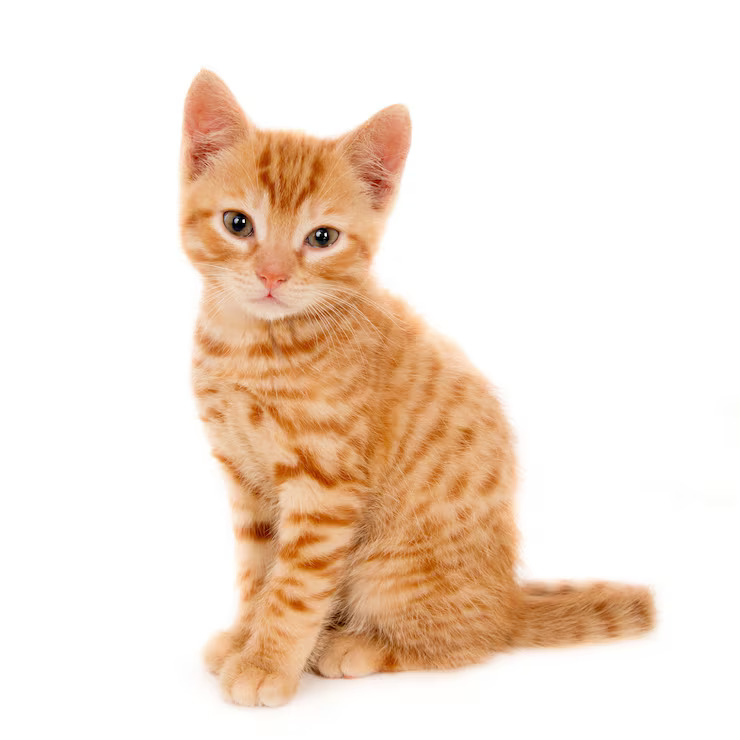
#> input picture imagethresholding/cat2.jpg, 740 x 740 px, found by its file name
$ python 'image histogram (230526) .py'
#> lines starting #> are read from the running program, lines starting #| are printed output that depends on the picture
### shows the distribution of pixel intensities
### needed for thresholding, equalisation and enhancement, color analysis and segmentation
### count the number of pixels from 0 to 255

import cv2
import numpy as np #handles arrays and mathematical operations.
import matplotlib.pyplot as plt #Matplotlib’s plotting tools, used for displaying images, graphs and charts
import os #used for file paths, folders, checking files, navigating directories


def grayHistogram():
    image = cv2.imread("cat2.jpg")
#> image is the input picture: shape (740, 740, 3); mean B, G, R 212.4, 226.6, 243.7
    gray = cv2.cvtColor(image,cv2.COLOR_BGR2GRAY)
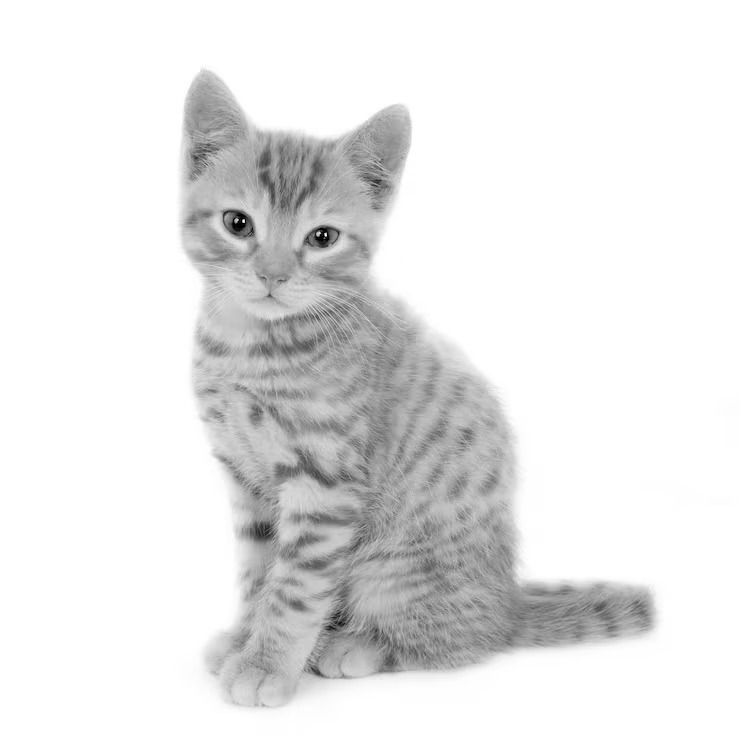
#> gray: shape (740, 740); min 0, max 255, mean 230.1
    cv2.imwrite("cat2_gray.jpg",gray) #save gray image

    hist = cv2.calcHist([gray],[0],None,[256],[0,256])
#> hist = 256 values, max 363095 at index 255, min 0 at index 33, mean 2139.1
    plt.figure()
    plt.plot(hist)
    plt.xlabel('bins')
    plt.ylabel('# of pixels')
    plt.title("Gray image histogram")
    plt.xlim(0, 250) ### limit to 250 as 250 and above are all white background pixels
    plt.ylim(0, 10000)
    plt.show()
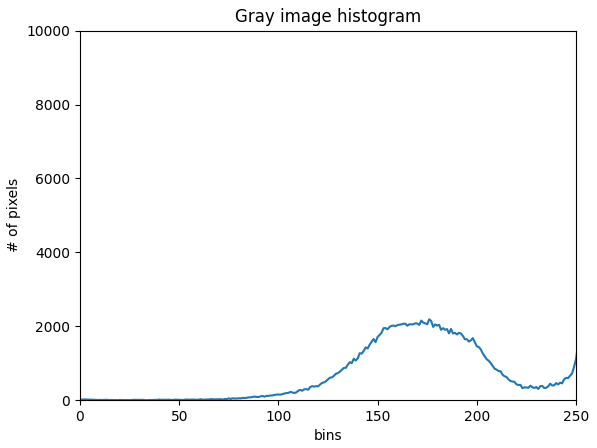
#> figure drawn by matplotlib, 1 panel; curve peaks at x = 255, y = 363095

if __name__ == '__main__':
    grayHistogram()
